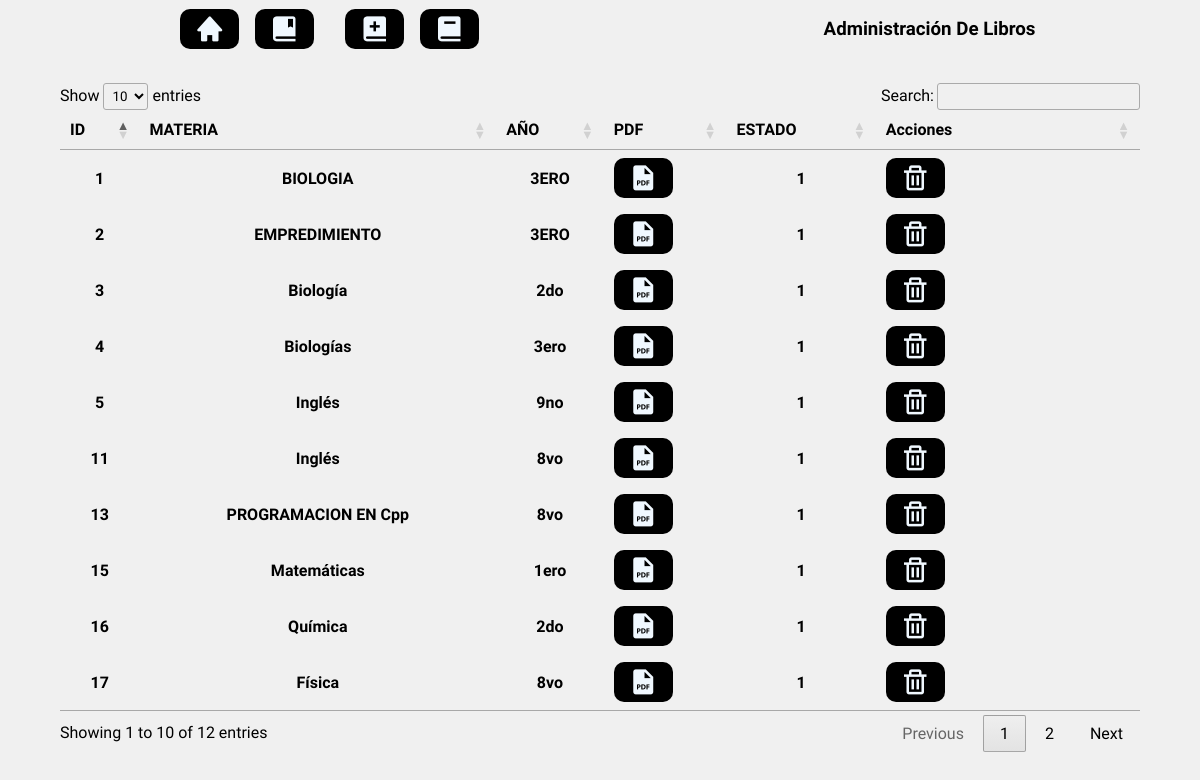
The app's page /sistema/CONFIG/Libros (signed in) with its own data.
### tables this page shows
CREATE TABLE `libros` (
  `ID` int(255) NOT NULL,
  `MATERIA` varchar(255) NOT NULL,
  `ANO` varchar(255) NOT NULL,
  `NOMBRE` varchar(255) NOT NULL,
  `RUTA` varchar(255) NOT NULL,
  `LIBRO_ID` varchar(255) NOT NULL,
  `ESTADO` int(1) NOT NULL
);

### sistema/CONFIG/Libros/index.php (the view, shortened to what this page needs)
<?php
    include("./header.php");
    include("../../conexion/bd.php");
    $sql="SELECT * FROM `libros` WHERE ESTADO='1'";
    $Resultado= mysqli_query($conn, $sql);
?>
<main>
<section>
    <table id="tabla_id">
        <thead>
            <tr>
                <th>ID</th>
                <th>MATERIA</th>
                <th>AÑO</th>
                <th>PDF</th>
                <th>ESTADO</th>
                <th>Acciones</th>
            </tr>
        </thead>
        <tbody>
            <?php
            if ($Resultado) {
                while ($row = $Resultado ->fetch_array()) {
            ?>
            <tr>
                <th> <?php ECHO $row['ID']?> </th>
                <th> <?php ECHO $row['MATERIA']?> </th>
                <th> <?php ECHO $row['ANO']?> </th>
                <th>
                    <a class="icons" href="<?php ECHO $row['RUTA']?>" target="_blank">
                        <i class='bx bxs-file-pdf'></i>
                    </a>
                </th>
                <th> <?php ECHO $row['ESTADO']?> </th>
                <th class="Acciones">
                    <a class="icons" href="./delete.php?ID=<?php ECHO $row['ID']?>" onclick='return confirmar()'>
                        <i class='bx bx-trash'></i>
                    </a>
                </th>
            </tr>
            <?php
             } }
             ?>
        </tbody>
    </table>
</section>
</main>
</body>
</html>

### sistema/CONFIG/Libros/header.php (shortened to what this page needs)
<!DOCTYPE html>
<html lang="en">
<head>
    <link rel="stylesheet" href="https://cdn.datatables.net/1.13.6/css/jquery.dataTables.css" />
    <link rel="stylesheet" href="../../../CSS/sistema/crud.css">
    <link href='https://unpkg.com/boxicons@2.1.4/css/boxicons.min.css' rel='stylesheet'>
</head>
<body>
    <header>
        <h3>Administración De Libros</h3>
        <nav>
            <a href="../index.php" class="icons"><i class='bx bxs-home' ></i></a>
            <a href="./index.php" class="icons"> <i class='bx bxs-book-bookmark' ></i><a>
            <a href="./insert.php" class="icons"><i class='bx bxs-book-add'></i></a>
            <a href="./libro_delete.php" class="icons"><i class='bx bxs-book' ></i></a>
        </nav>
    </header>

### CSS/sistema/crud.css (style rules this page uses)
* { padding: 0; margin: 0; font-family: 'Salsa', cursive; }
body { background-color: #edededd3; }
header { display:flex; justify-content: space-around; flex-direction: row-reverse; align-items: center; }
nav { height: 58px; width: 330px; display:flex; text-align: center; justify-content: space-evenly; align-items: center; }
.icons { text-decoration: none; background-color: #000000; width: 59px; height: 40px; border-radius: 10px; color: aliceblue; display:flex; justify-content: space-evenly; align-items: center; }
section { width: 90%; max-width: 1350px; margin: 25px auto; overflow: hidden; }
.Acciones { display: flex; justify-content: space-between; width: 150px; }
i { font-size: 30px; text-decoration: none; }

### records on screen
libros: ID "1", MATERIA "BIOLOGIA", ANO "3ERO", ESTADO "1"
libros: ID "2", MATERIA "EMPREDIMIENTO", ANO "3ERO", ESTADO "1"
libros: ID "3", MATERIA "Biología", ANO "2do", ESTADO "1"
libros: ID "4", MATERIA "Biologías", ANO "3ero", ESTADO "1"
libros: ID "5", MATERIA "Inglés", ANO "9no", ESTADO "1"
libros: ID "11", MATERIA "Inglés", ANO "8vo", ESTADO "1"
libros: ID "13", MATERIA "PROGRAMACION EN Cpp", ANO "8vo", ESTADO "1"
libros: ID "15", MATERIA "Matemáticas", ANO "1ero", ESTADO "1"
libros: ID "16", MATERIA "Química", ANO "2do", ESTADO "1"
libros: ID "17", MATERIA "Física", ANO "8vo", ESTADO "1"
